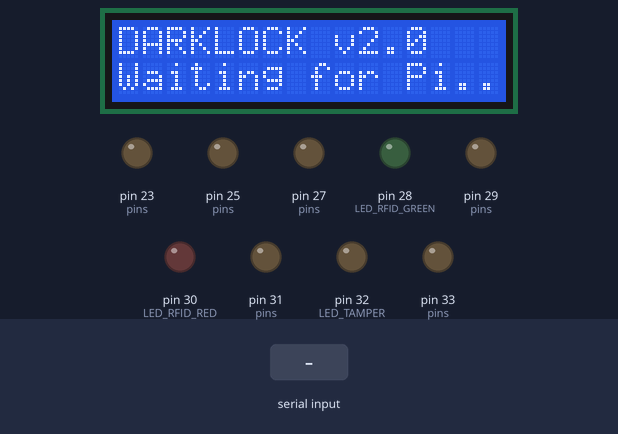
The sketch below on a simulated Arduino Mega 2560, built with avr-gcc and run on an emulated ATmega2560. Shown: 16×2 character LCD, output pins drawn as LEDs (lit = HIGH). The inputs (shaded band) are chosen by the test bench. What the sketch prints to the serial monitor is not drawn.

Above: at 2.1 s.
2.2 s: "LCD:\n" received over Serial
At 3.0 s:
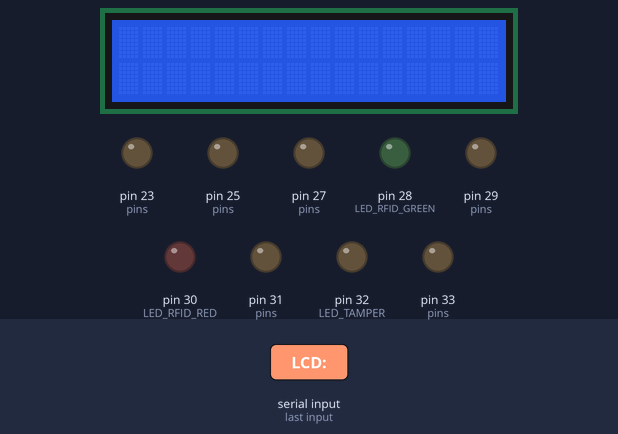
3.7 s: "TAMPER:90\n" received over Serial
At 4.0 s:
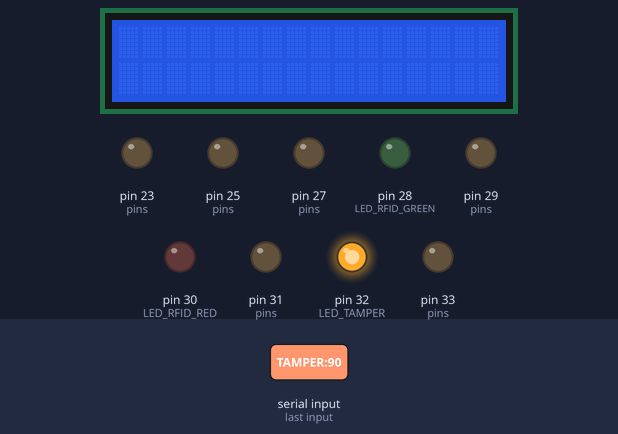
5.2 s: "TAMPER:\n" received over Serial
At 6.4 s:
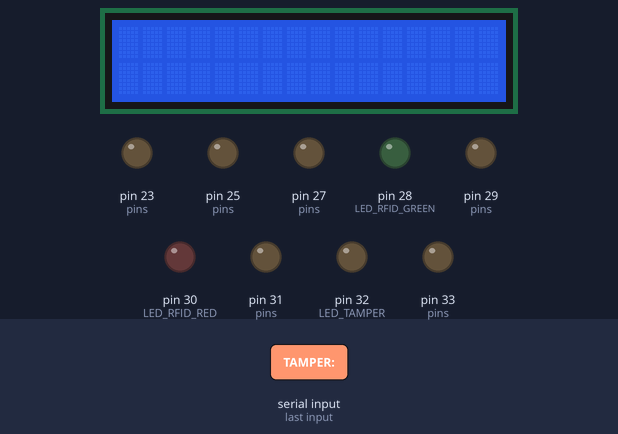
Timing chart, 0 to 8.2 s (numbered marks = the images above; inputs shaded):
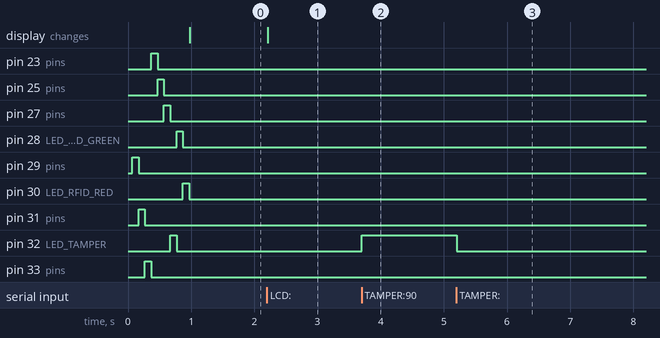

The sketch:

darklock_display.ino
```cpp
/*
 * DARKLOCK Display Module — Elegoo Mega 2560
 * LCD + RGB LEDs display controller (simplified version)
 *
 * Pin Map:
 *   LCD 16×2:  RS=P7  EN=P8  D4=P9  D5=P10  D6=P11  D7=P12
 *   RGB-LED 1: R=D29  G=D31  B=D33
 *   RGB-LED 2: R=D23  G=D25  B=D27
 *   Tamper:    R=D32
 *   RFID LEDs: G=D28  R=D30
 *
 * Protocol: 115200 baud, newline-delimited
 *   LCD:line1|line2    LED1:r,g,b    LED2:r,g,b
 *   TAMPER:0/1         RFID:GREEN/RED/OFF    PING
 */

#include <LiquidCrystal.h>

#define LCD_RS   7
#define LCD_E    8
#define LCD_D4   9
#define LCD_D5  10
#define LCD_D6  11
#define LCD_D7  12

#define LED1_R  29
#define LED1_G  31
#define LED1_B  33

#define LED2_R  23
#define LED2_G  25
#define LED2_B  27

#define LED_TAMPER      32
#define LED_RFID_GREEN  28
#define LED_RFID_RED    30

LiquidCrystal lcd(LCD_RS, LCD_E, LCD_D4, LCD_D5, LCD_D6, LCD_D7);
String curL1 = "", curL2 = "";

void setup() {
  Serial.begin(115200);
  lcd.begin(16, 2);
  lcd.clear();
  lcd.print("DARKLOCK v2.0");
  lcd.setCursor(0, 1);
  lcd.print("Booting...");

  int pins[] = {LED1_R, LED1_G, LED1_B, LED2_R, LED2_G, LED2_B,
                LED_TAMPER, LED_RFID_GREEN, LED_RFID_RED};
  for (int i = 0; i < 9; i++) {
    pinMode(pins[i], OUTPUT);
    digitalWrite(pins[i], LOW);
  }

  // Self-test
  for (int i = 0; i < 9; i++) {
    digitalWrite(pins[i], HIGH); delay(100);
    digitalWrite(pins[i], LOW);
  }

  lcd.clear();
  lcd.print("DARKLOCK v2.0");
  lcd.setCursor(0, 1);
  lcd.print("Waiting for Pi..");
  Serial.println("READY");
}

void loop() {
  if (Serial.available()) {
    String cmd = Serial.readStringUntil('\n');
    cmd.trim();
    if (cmd.length() > 0) processCmd(cmd);
  }
  delay(10);
}

void processCmd(String cmd) {
  if (cmd.startsWith("LCD:")) {
    String p = cmd.substring(4);
    int s = p.indexOf('|');
    lcd.clear();
    if (s >= 0) {
      lcd.setCursor(0, 0); lcd.print(p.substring(0, min(s, 16)));
      lcd.setCursor(0, 1); lcd.print(p.substring(s+1, min((int)p.length(), s+17)));
    } else {
      lcd.setCursor(0, 0); lcd.print(p.substring(0, 16));
    }
    Serial.println("ACK:LCD");
  }
  else if (cmd.startsWith("LED1:")) {
    parseLED(cmd.substring(5), LED1_R, LED1_G, LED1_B);
    Serial.println("ACK:LED1");
  }
  else if (cmd.startsWith("LED2:")) {
    parseLED(cmd.substring(5), LED2_R, LED2_G, LED2_B);
    Serial.println("ACK:LED2");
  }
  else if (cmd.startsWith("TAMPER:")) {
    digitalWrite(LED_TAMPER, cmd.substring(7).toInt() ? HIGH : LOW);
    Serial.println("ACK:TAMPER");
  }
  else if (cmd.startsWith("RFID:")) {
    String m = cmd.substring(5);
    if (m == "GREEN")     { digitalWrite(LED_RFID_GREEN, HIGH); digitalWrite(LED_RFID_RED, LOW); }
    else if (m == "RED")  { digitalWrite(LED_RFID_GREEN, LOW);  digitalWrite(LED_RFID_RED, HIGH); }
    else                  { digitalWrite(LED_RFID_GREEN, LOW);  digitalWrite(LED_RFID_RED, LOW); }
    Serial.println("ACK:RFID");
  }
  else if (cmd == "PING") Serial.println("PONG");
  else if (cmd == "CLEAR") { lcd.clear(); Serial.println("ACK:CLEAR"); }
}

void parseLED(String csv, int pR, int pG, int pB) {
  int c1 = csv.indexOf(','), c2 = csv.indexOf(',', c1+1);
  if (c1 < 0 || c2 < 0) return;
  digitalWrite(pR, csv.substring(0, c1).toInt() > 127 ? HIGH : LOW);
  digitalWrite(pG, csv.substring(c1+1, c2).toInt() > 127 ? HIGH : LOW);
  digitalWrite(pB, csv.substring(c2+1).toInt() > 127 ? HIGH : LOW);
}
```

Measured:
- after the input at 2.2 s, the display: changes at once (image 1)
- after the input at 3.7 s, pin 32 (LED_TAMPER): LOW → HIGH at once
- after the input at 5.2 s, pin 32 (LED_TAMPER): HIGH → LOW at once
